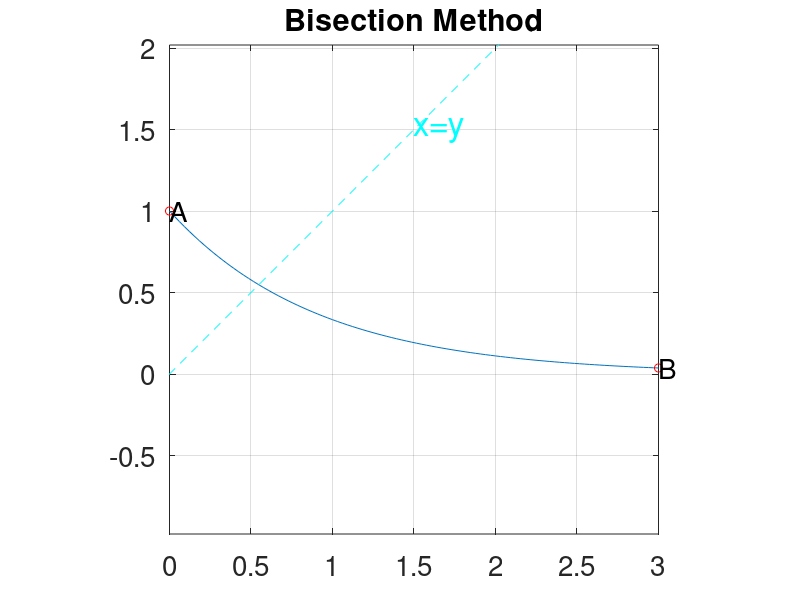

Reproduce this figure in MATLAB. (Note: this script raises an error after producing the figure.)
  a = 0;
  b = 3;
  TOL = 1e-5; ##0.00001 default tolerance 5 decimal places
  N = 100;     ##N is max iterations
  points = 100;
  ##where a, b are endpoints,
  ##TOL is tolerance


  ##prepare formatting
  format;
  %output_precision(digit)

  #function handle
  #f = @(x) (x.^2)-2;
  f = @(x) 3.^(-x);

  #x values range from a to b
  x = linspace(a,b,points);
  y = f(x);

  Fa = f(a);
  Fb = f(b);

  ## PLOTTING
  plot(x,y) ##TEST plot
  grid on;
  title('Bisection Method');
  set(gca,'FontSize',20);
  y_min = min(y);
  y_max = max(y);
  % Calculate the range for both x and y
  x_range = b - a;
  y_range = y_max - y_min;
  % Determine the maximum range for the aspect ratio
  max_range = max(x_range, y_range);
  % Calculate the new axis limits
  x_center = (b + a) / 2;
  y_center = (y_max + y_min) / 2;
  x_limit = [x_center - max_range / 2, x_center + max_range / 2];
  y_limit = [y_center - max_range / 2, y_center + max_range / 2];
  % Determine the tick locations at intervals of 2
  x_ticks = floor(x_limit(1)/2)*2 : 2 : ceil(x_limit(2)/2)*2;
  y_ticks = floor(y_limit(1)/2)*2 : 2 : ceil(y_limit(2)/2)*2;
  % Set the aspect ratio to 'equal' and specify axis limits and tick locations
  axis([x_limit, y_limit]);
  axis equal;
  hold on;
  #plot points a and b.
  plot(a, Fa, 'ro');
  plot(b, Fb, 'ro');
  text(a, Fa, "A","fontsize",20);
  text(b, Fb, "B","fontsize",20);

  edge = max(max(abs(x_limit)), max(abs(y_limit)));
  xy = linspace(-edge,edge,5);
  plot(xy, xy, 'c--');
  label_x = xy(4);  % Adjust as needed for label placement
  label_y = xy(4);  % Adjust as needed for label placement
  text(label_x, label_y, 'x=y', 'FontSize', 24, 'Color', 'cyan');

  #store computed values
  fixedpoint_result = zeros(0,3);
  column_labels = {'n', 'p', 'f(p)'};
  #initial guess: midpoint
  midpoint = (a + (b - a) / 2);
  px = midpoint;


  ## Fixed Point Iteration LOOP
  for i = 1:N
    n_str = num2str(i);
    py = f(px);

    fprintf('%3d\t p:%f\t p:%f\n',i,px,py);

    #Store data
    new_row = zeros(1,3);
    new_row(1,1) = i;
    new_row(1,2) = px;
    new_row(1,3) = py;
    fixedpoint_result = vertcat(fixedpoint_result, new_row);

    ##STOPPING CONDITION
    rel_error = fn_rel_err(px, py);
    if (rel_error < TOL)
    #if (abs(py-px) < TOL)
      output = py;
      fprintf('FIXED POINT REACHED at %f\n',py);
      plot(px, py, 'g*');
      text(px, py, ['p' n_str],"fontsize",15);
      fixedpoint_result_cell = [column_labels; num2cell(fixedpoint_result)];
      return;
    endif
    fprintf('\t abs err: %f\trel err: %f\n', abs_error, rel_error);

    ##PLOT the point
    plot(px, py, 'm+');
    text(px, py, ['p' n_str],"fontsize",15);

    ##UPDATE VALUES
    px = py;

  endfor

  fixedpoint_result_cell = [column_labels; num2cell(fixedpoint_result)];
  error('Method failed after %d iterations, last value: %f',N, py);

